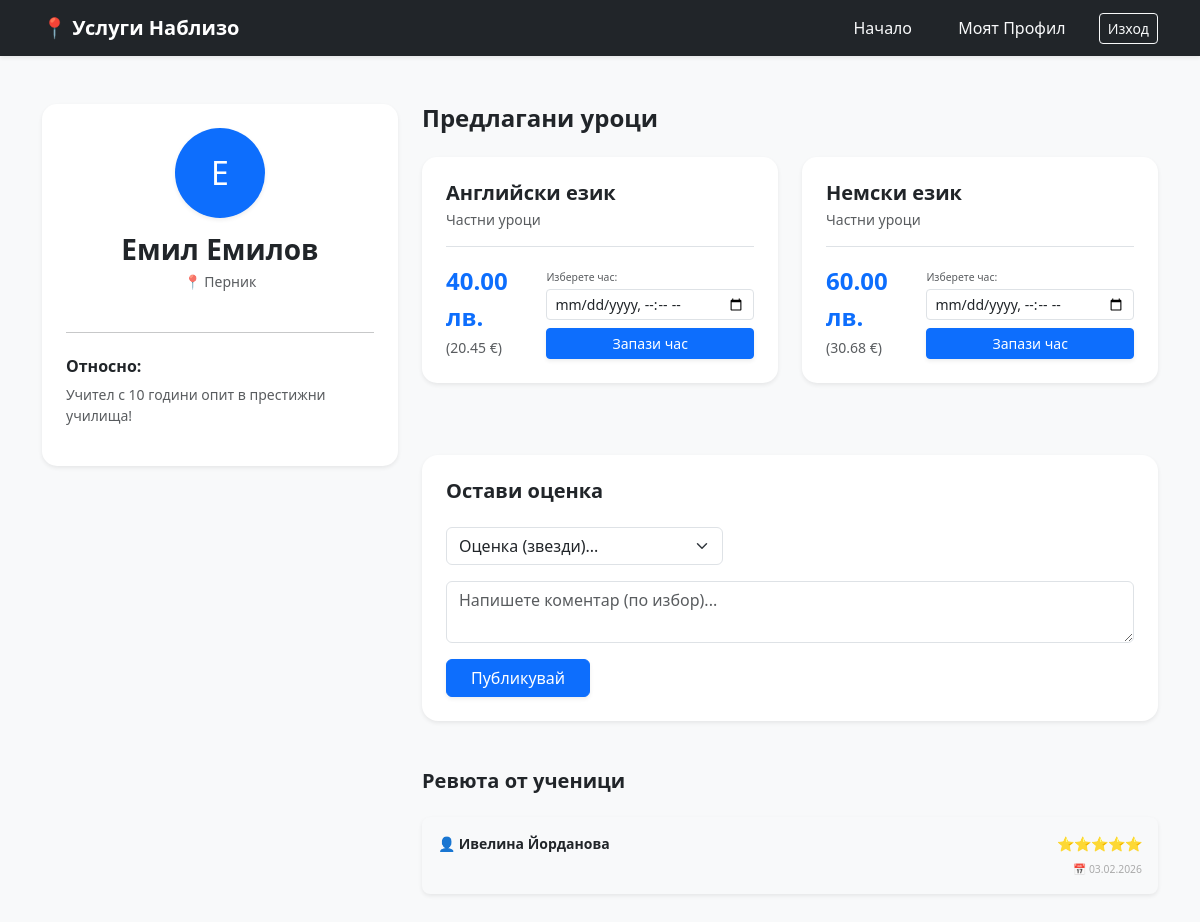
The app's page /public-profile/2 (signed in) with its own data.
### app/models.py (models this page shows)
class User(Base):
    __tablename__ = "users"
    id = Column(Integer, primary_key=True, index=True)
    email = Column(String, unique=True, index=True)
    password = Column(String)
    role = Column(String)
    first_name = Column(String, nullable=True)
    username = Column(String, unique=True, index=True, nullable=True)
    phone = Column(String, nullable=True)
    address = Column(String, nullable=True)
    bio = Column(String, nullable=True)
    is_verified = Column(Boolean, default=False)
    lessons = relationship("Lesson", back_populates="teacher")
    reviews = relationship("Review", foreign_keys="[Review.teacher_id]")

class Lesson(Base):
    __tablename__ = "lessons"
    id = Column(Integer, primary_key=True, index=True)
    subject = Column(String)
    category = Column(String)
    price = Column(Float)
    teacher_id = Column(Integer, ForeignKey("users.id"))
    teacher_name = Column(String)
    latitude = Column(Float)
    longitude = Column(Float)
    teacher = relationship("User", back_populates="lessons")

class Review(Base):
    __tablename__ = "reviews"
    id = Column(Integer, primary_key=True, index=True)
    teacher_id = Column(Integer, ForeignKey("users.id"))
    user_id = Column(Integer, ForeignKey("users.id"))
    rating = Column(Integer, nullable=False)
    comment = Column(Text, nullable=True)
    created_at = Column(DateTime, default=datetime.utcnow)
    teacher = relationship("User", foreign_keys=[teacher_id])
    reviewer = relationship("User", foreign_keys=[user_id])

### app/main.py (the view)
@app.get("/public-profile/{user_id}", response_class=HTMLResponse)
def public_profile(request: Request, user_id: int, db: Session = Depends(get_db), current_user_id: str = Cookie(None)):
    print(f"DEBUG: Отварям профил на потребител с ID: {user_id}")
    user = db.query(models.User).filter(models.User.id == user_id).first()
    if not user:
        return HTMLResponse(content="<script>alert('Потребителят не е намерен!'); window.history.back();</script>")
    teacher_lessons = db.query(models.Lesson).filter(models.Lesson.teacher_id == user_id).all()
    reviews = db.query(models.Review).filter(models.Review.teacher_id == user_id).order_by(models.Review.created_at.desc()).all()
    return templates.TemplateResponse("public_profile.html", {
        "request": request,
        "user": user,
        "lessons": teacher_lessons,
        "reviews": reviews,
        "eur_rate": 1.95583,
        "is_logged_in": True if current_user_id else False,
        "current_user_id": int(current_user_id) if current_user_id else None
    })

### templates/public_profile.html (shortened to what this page needs)
<!DOCTYPE html>
<html lang="bg">
<head>
    <link href="https://cdn.jsdelivr.net/npm/bootstrap@5.3.0/dist/css/bootstrap.min.css" rel="stylesheet">
</head>
<body class="bg-light">
    <nav class="navbar navbar-expand-lg navbar-dark bg-dark mb-5 shadow-sm">
        <div class="container">
            <a class="navbar-brand fw-bold" href="/">📍 Услуги Наблизо</a>
            <div class="ms-auto">
                <a href="/" class="btn btn-link text-light text-decoration-none me-3">Начало</a>
                {% if is_logged_in %}
                    <a href="/profile" class="btn btn-link text-light text-decoration-none me-3">Моят Профил</a>
                    <a href="/logout" class="btn btn-outline-light btn-sm">Изход</a>
                {% else %}
                    <a href="/login" class="btn btn-link text-light text-decoration-none me-3">Вход</a>
                    <a href="/register" class="btn btn-primary btn-sm px-3">Регистрация</a>
                {% endif %}
            </div>
        </div>
    </nav>
    <div class="container">
        <div class="row">
            <div class="col-md-4 mb-4">
                <div class="card shadow-sm p-4 text-center border-0 card-service">
                    <div class="rounded-circle avatar-circle shadow-sm">
                        {{ (user.first_name or user.username)[0].upper() }}
                    </div>
                    <h3 class="fw-bold mb-1">{{ user.first_name or user.username }}</h3>
                    <p class="text-muted small">📍 {{ user.address or "Локация не е посочена" }}</p>
                    <hr class="my-4">
                    <div class="text-start">
                        <h6 class="fw-bold text-dark">Относно:</h6>
                        <p class="text-muted small">{{ user.bio or "Преподавателят все още не е добавил описание." }}</p>
                    </div>
                </div>
            </div>
            <div class="col-md-8">
                <h4 class="fw-bold mb-4">Предлагани уроци</h4>
                <div class="row">
                    {% for lesson in lessons %}
                    <div class="col-md-12 col-lg-6 mb-4">
                        <div class="card h-100 shadow-sm border-0 card-service">
                            <div class="card-body p-4 d-flex flex-column">
                                <h5 class="fw-bold mb-1">{{ lesson.subject }}</h5>
                                <p class="text-muted small mb-3">{{ lesson.category }}</p>
                                <div class="mt-auto pt-3 border-top">
                                    <div class="d-flex justify-content-between align-items-end">
                                        <div>
                                            <div class="price-text">{{ "%.2f"|format(lesson.price) }} лв.</div>
                                            <small class="text-muted">({{ "%.2f"|format(lesson.price / eur_rate) }} €)</small>
                                        </div>
                                        <div style="min-width: 150px;">
                                            {% if is_logged_in %}
                                                {% if current_user_id == lesson.teacher_id %}
                                                    <button class="btn btn-info btn-sm w-100 disabled">Ваш урок</button>
                                                {% else %}
                                                    <form action="/book-lesson/{{ lesson.id }}" method="post">
                                                        <label class="small text-muted mb-1" style="font-size: 0.65rem;">Изберете час:</label>
                                                        <input type="datetime-local" id="dt-{{ lesson.id }}" name="appointment_time"
                                                               class="form-control form-control-sm mb-2" required>
                                                        <button type="submit" class="btn btn-primary btn-sm w-100 shadow-sm">Запази час</button>
                                                    </form>
                                                {% endif %}
                                            {% else %}
                                                <a href="/login" class="btn btn-outline-primary btn-sm w-100 rounded-pill">Влез за резервация</a>
                                            {% endif %}
                                        </div>
                                    </div>
                                </div>
                            </div>
                        </div>
                    </div>
                    {% endfor %}
                </div>
                <div class="mt-5 p-4 bg-white shadow-sm rounded-4 border-0">
                    {% if is_logged_in %}
                        <h5 class="fw-bold mb-4">Остави оценка</h5>
                        <form action="/submit-review/{{ user.id }}" method="post" class="row g-3">
                            <div class="col-md-5">
                                <select name="rating" class="form-select" required>
                                    <option value="">Оценка (звезди)...</option>
                                </select>
                            </div>
                            <div class="col-12">
                                <textarea name="comment" class="form-control" rows="2" placeholder="Напишете коментар (по избор)..."></textarea>
                            </div>
                            <div class="col-12">
                                <button type="submit" class="btn btn-primary px-4 shadow-sm">Публикувай</button>
                            </div>
                        </form>
                    {% else %}
                        <div class="alert alert-primary border-0 text-center py-4 mb-0">
                            <h6 class="fw-bold mb-2">Искате да оцените този учител?</h6>
                            <a href="/login" class="btn btn-primary btn-sm px-4 shadow-sm">Влезте в профила си</a>
                        </div>
                    {% endif %}
                </div>
                <div class="mt-5 mb-5">
                    <h5 class="fw-bold mb-4">Ревюта от ученици</h5>
                    {% if reviews %}
                        {% for review in reviews %}
                        <div class="card shadow-sm border-0 mb-3 review-card rounded-3">
                            <div class="card-body p-3">
                                <div class="d-flex justify-content-between align-items-center">
                                    <span class="fw-bold text-dark small">👤 {{ review.reviewer.first_name if review.reviewer else "Анонимен" }}</span>
                                    <span class="text-warning small">{% for i in range(review.rating) %}⭐{% endfor %}</span>
                                </div>
                                <div class="text-end mt-2" style="font-size: 0.65rem; color: #aaa;">
                                    📅 {{ review.created_at.strftime('%d.%m.%Y') }}
                                </div>
                            </div>
                        </div>
                        {% endfor %}
                    {% else %}
                        <p class="text-muted small text-center py-4">Все още няма ревюта.</p>
                    {% endif %}
                </div>
            </div>
        </div>
    </div>
</body>
</html>

### templates/public_profile.html (style rules this page uses)
.review-card { border-left: 4px solid #0d6efd; background-color: #f8f9fa; }
.price-text { font-size: 1.5rem; font-weight: bold; color: #0d6efd; }
.avatar-circle { width: 90px; height: 90px; font-size: 32px; display: flex; align-items: center; justify-content: center; margin: 0 auto 15px; background-color: #0d6efd; color: white; }
.card-service { border-radius: 15px; transition: transform 0.2s; }

### records on screen
User: first_name "Е", first_name "Емил Емилов", address "Перник", bio "Учител с 10 години опит в престижни училища!"
Lesson: subject "Английски език", category "Частни уроци", price "40.00", lesson.price/eur_rate "20.45"
Lesson: subject "Немски език", category "Частни уроци", price "60.00", lesson.price/eur_rate "30.68"
Review: reviewer "Ивелина Йорданова", rating 5 (drawn), created_at "03.02.2026"
